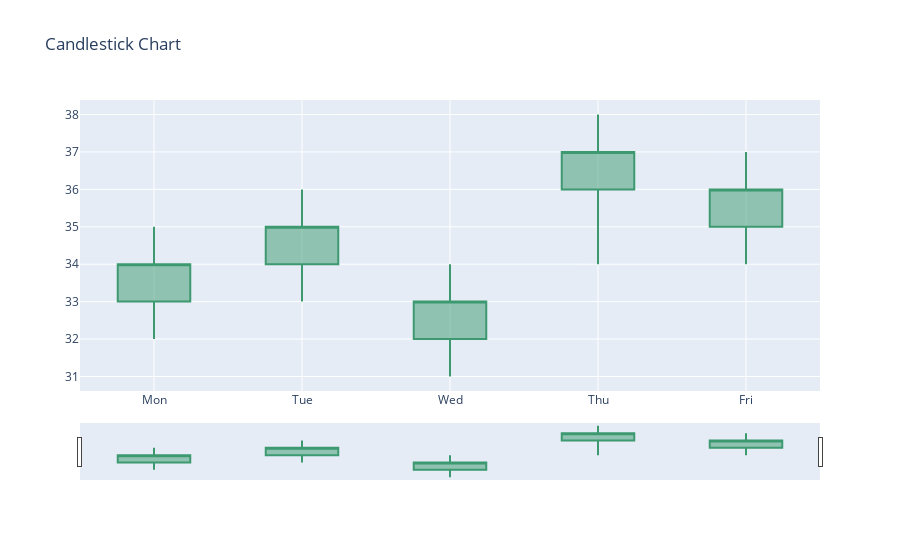

The notebook cell saved with this chart:
### Markdown cell above
# Candlestick chart

### Code cell
import plotly.graph_objects as go
fig = go.Figure(data=[go.Candlestick(
    x=['Mon', 'Tue', 'Wed', 'Thu', 'Fri'],
    open=[33, 34, 32, 36, 35],
    high=[35, 36, 34, 38, 37],
    low=[32, 33, 31, 34, 34],
    close=[34, 35, 33, 37, 36]
)])
fig.update_layout(title='Candlestick Chart')
fig.show()

### Figure 1 — Plotly figure (JSON) as saved in the notebook; plotly's stock layout.template omitted (floating-point values rounded to 4 significant figures)
{"data": [{"close": [34, 35, 33, 37, 36], "high": [35, 36, 34, 38, 37], "low": [32, 33, 31, 34, 34], "open": [33, 34, 32, 36, 35], "type": "candlestick", "x": ["Mon", "Tue", "Wed", "Thu", "Fri"]}], "layout": {"title": {"text": "Candlestick Chart"}}}
